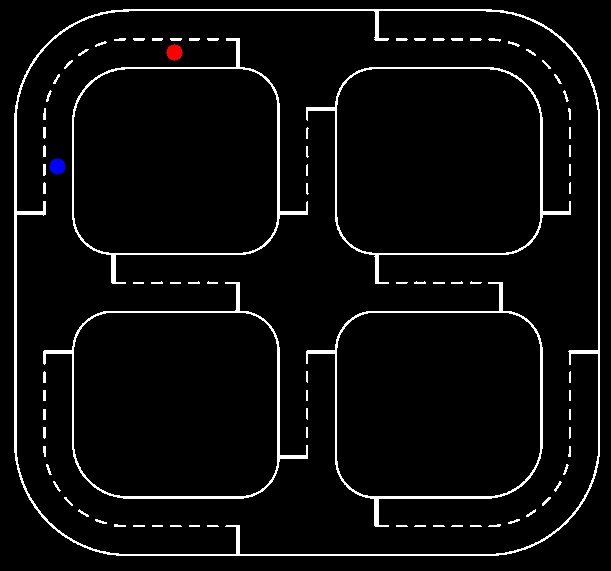
#> input picture images/0ea00dd4-cde9-420c-b02b-0db992b93de2.jpg, 611 x 571 px, found by its file name
$ python hsvsettingforvideo.py
#> lines starting #> are read from the running program, lines starting #| are printed output that depends on the picture; after the words box and inside, x2 and y2 are one past the last pixel; in counts of white or black regions, pixels touching at a corner belong together

import cv2
def nothing(x):
    pass

cv2.namedWindow( "result" )
# создаем 6 бегунков для настройки начального и конечного цвета фильтра
cv2.createTrackbar('minb', 'result', 0, 255, nothing)
#> slider 'minb' is set to 51
cv2.createTrackbar('ming', 'result', 0, 255, nothing)
#> slider 'ming' is set to 51
cv2.createTrackbar('minr', 'result', 0, 255, nothing)
#> slider 'minr' is set to 51
cv2.createTrackbar('maxb', 'result', 0, 255, nothing)
#> slider 'maxb' is set to 255
cv2.createTrackbar('maxg', 'result', 0, 255, nothing)
#> slider 'maxg' is set to 255
cv2.createTrackbar('maxr', 'result', 0, 255, nothing)
#> slider 'maxr' is set to 255

while True:
    frame = cv2.imread('C:/edu/mod2/crossroads/images/0ea00dd4-cde9-420c-b02b-0db992b93de2.jpg')
#> frame is the input picture: shape (571, 611, 3); mean B, G, R 11.9, 11.8, 11.9
    hsv = cv2.cvtColor(frame, cv2.COLOR_BGR2HSV )
#> hsv: shape (571, 611, 3); mean H, S, V 0.4, 1.2, 12.1
    minb = cv2.getTrackbarPos('minb', 'result')
    ming = cv2.getTrackbarPos('ming', 'result')
    minr = cv2.getTrackbarPos('minr', 'result')
    maxb = cv2.getTrackbarPos('maxb', 'result')
    maxg = cv2.getTrackbarPos('maxg', 'result')
    maxr = cv2.getTrackbarPos('maxr', 'result')

   #Подбор значений
    mask = cv2.inRange(hsv,(minb,ming,minr),(maxb,maxg,maxr))
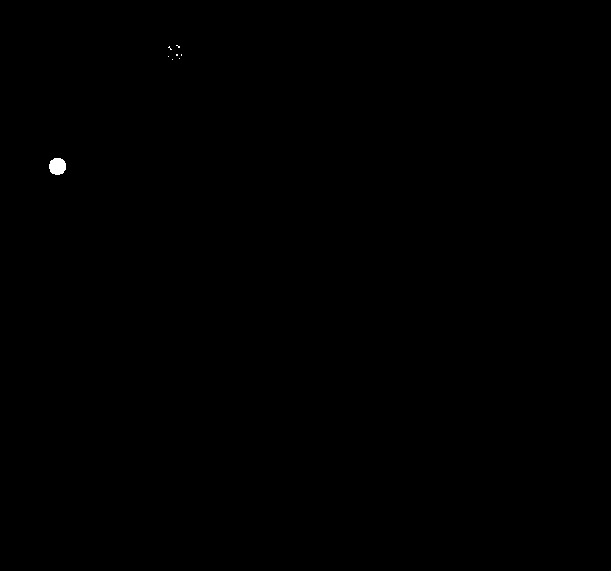
#> mask: shape (571, 611); 0.07% white; 8 white regions (7 under 20 px), largest, box (x1, y1, x2, y2) and area: (49, 158, 66, 175) 235
    #mask = cv2.inRange(hsv,(0,163,60),(255,255,255))

    cv2.imshow('mask', mask)
    result=cv2.bitwise_and(frame,frame,mask=mask)
    cv2.imshow('result1', result)

    if cv2.waitKey(1)==ord("q"):
#> (key q is pressed here)
        break

#> (the run stopped early here; a loop or call above may not have finished)
